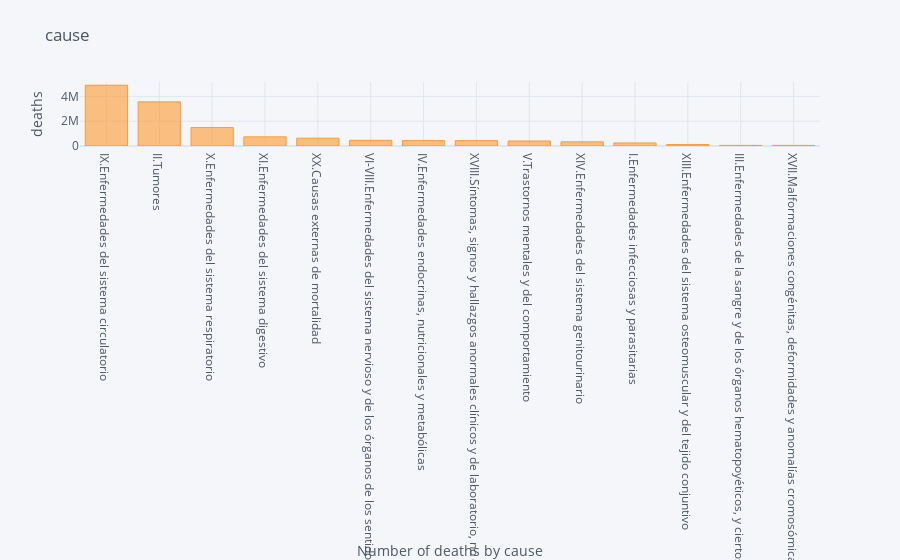

Notebook code for this chart:
### Code cell
dataset_deathts_causes_count.iplot(kind='bar',
                  x='cause_name',
                  xTitle='Number of deaths by cause',
                  yTitle='deaths',
                  title='cause')

### Figure 1 — Plotly figure (JSON) as saved in the notebook; plotly's stock layout.template omitted (floating-point values rounded to 4 significant figures)
{"data": [{"marker": {"color": "rgba(255, 153, 51, 0.6)", "line": {"color": "rgba(255, 153, 51, 1.0)", "width": 1}}, "name": "Total", "orientation": "v", "text": "", "type": "bar", "x": ["IX.Enfermedades del sistema circulatorio", "II.Tumores", "X.Enfermedades del sistema respiratorio", "XI.Enfermedades del sistema digestivo", "XX.Causas externas de mortalidad", "VI-VIII.Enfermedades del sistema nervioso y de los órganos de los sentidos", "IV.Enfermedades endocrinas, nutricionales y metabólicas", "XVIII.Síntomas, signos y hallazgos anormales clínicos y de laboratorio, no clasificados en otra parte", "V.Trastornos mentales y del comportamiento", "XIV.Enfermedades del sistema genitourinario", "I.Enfermedades infecciosas y parasitarias", "XIII.Enfermedades del sistema osteomuscular y del tejido conjuntivo", "III.Enfermedades de la sangre y de los órganos hematopoyéticos, y ciertos trastornos que afectan al mecanismo de la inmunidad", "XVII.Malformaciones congénitas, deformidades y anomalías cromosómicas"], "y": [4901487, 3559432, 1485807, 736556, 629156, 458060, 433540, 431829, 402868, 334786, 246243, 116062, 49284, 48060]}], "layout": {"legend": {"bgcolor": "#F5F6F9", "font": {"color": "#4D5663"}}, "paper_bgcolor": "#F5F6F9", "plot_bgcolor": "#F5F6F9", "title": {"font": {"color": "#4D5663"}, "text": "cause"}, "xaxis": {"gridcolor": "#E1E5ED", "showgrid": true, "tickfont": {"color": "#4D5663"}, "title": {"font": {"color": "#4D5663"}, "text": "Number of deaths by cause"}, "zerolinecolor": "#E1E5ED"}, "yaxis": {"gridcolor": "#E1E5ED", "showgrid": true, "tickfont": {"color": "#4D5663"}, "title": {"font": {"color": "#4D5663"}, "text": "deaths"}, "zerolinecolor": "#E1E5ED"}}}
